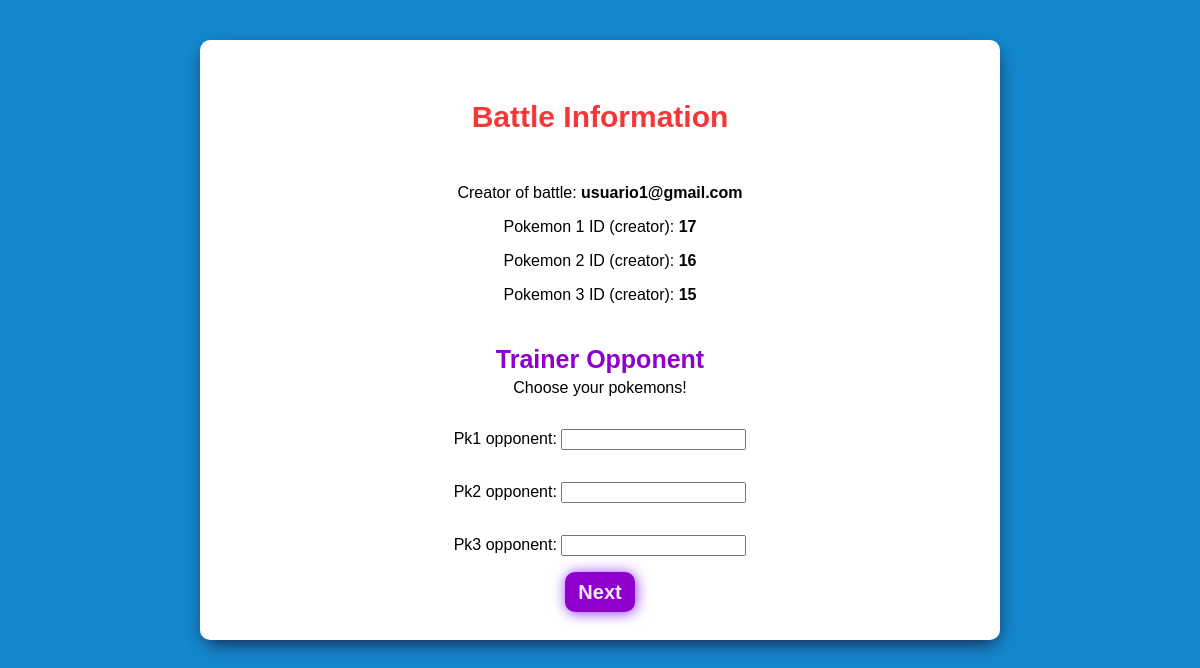
/player2/round, run on the app's committed database.
### battle/models.py (models this page shows, shortened)
class Battle(models.Model):
    id = models.AutoField(primary_key=True)
    creator = models.ForeignKey(settings.AUTH_USER_MODEL, on_delete=models.CASCADE, related_name='+',  null=True)
    opponent = models.ForeignKey(settings.AUTH_USER_MODEL, on_delete=models.CASCADE, related_name='+', null=True)
    pk1_creator = models.CharField(max_length=200, null=True)
    pk2_creator = models.CharField(max_length=200, null=True)
    pk3_creator = models.CharField(max_length=200,  null=True)
    pk1_opponent = models.CharField(max_length=200,  null=True)
    pk2_opponent = models.CharField(max_length=200,  null=True)
    pk3_opponent = models.CharField(max_length=200,  null=True)
    winner = models.CharField(max_length=200, null=True)

### users/models.py (models this page shows, shortened)
class User(AbstractBaseUser, PermissionsMixin, IndexedTimeStampedModel):
    email = models.EmailField(max_length=255, unique=True)
    is_staff = models.BooleanField(
        default=False, help_text=_("Designates whether the user can log into this admin " "site.")
    )
    is_active = models.BooleanField(
        default=True,
        help_text=_(
            "Designates whether this user should be treated as "
            "active. Unselect this instead of deleting accounts."
        ),
    )
    objects = UserManager()
    USERNAME_FIELD = "email"
    def __str__(self):
        return self.email

### battle/views.py (the view)
# urls.py: path('player2/round', views.round_new2, name='round_new2'),
def round_new2(request):
    battleInfo = Battle.objects.latest('id')
    if request.method == "POST":
        formRound2 = RoundForm2(request.POST, instance=battleInfo)
        if formRound2.is_valid():
            round_opponent = formRound2.save(commit=False)
            dataPK11 = get_pokemon_from_api(round_opponent.pk1_opponent)
            dataPK21 = get_pokemon_from_api(round_opponent.pk2_opponent)
            dataPK31 = get_pokemon_from_api(round_opponent.pk3_opponent)
            sumPK11 = sumValid(dataPK11)
            sumPK21 = sumValid(dataPK21)
            sumPK31 = sumValid(dataPK31)
            sumAll = sumPK11 + sumPK21 + sumPK31
            if (sumAll <= 600):
                pokemons = [round_opponent.pk1_opponent, round_opponent.pk2_opponent, round_opponent.pk3_opponent]
                result = battleRunning(53, pokemons)
                round_opponent.winner = result
                round_opponent.save()
                sendEmail()
                return redirect('home')
            if (sumAll > 600):
                message = "ERROR: The PKNs you selected sum more than 600 points, please choose again"
                return render(request, 'battle/round_new2.html', {'formRound2': formRound2, 'battle':battleInfo, 'message': message})
    else:
        formRound2 = RoundForm2()
    return render(request, 'battle/round_new2.html', {'formRound2': formRound2, 'battle':battleInfo})

### battle/forms.py
class RoundForm2(forms.ModelForm):
    class Meta:
        model = Battle
        fields = ('pk1_opponent', 'pk2_opponent', 'pk3_opponent')

### common/context_processors.py (called while the page is built)
def sentry_dsn(request):
    return {"SENTRY_DSN": settings.SENTRY_DSN}

def commit_sha(request):
    return {"COMMIT_SHA": settings.COMMIT_SHA}

### battle/templates/battle/round_new2.html (shortened to what this page needs)
{% load static %}
<!DOCTYPE html>
<html lang="en">
<head>
</head>
<body>
    <div class="container1" id="home">
        <div class="container2">
        <div class="teste">
            <div class="info">
                <h2 class="battle_info">Battle Information</h2>
                <p class='bla'> Creator of battle: <strong>{{battle.creator}}</strong></p>
                <p class='bla'>Pokemon 1 ID (creator): <strong>{{battle.pk1_creator}}</strong></p>
                <p class='bla'>Pokemon 2 ID (creator): <strong>{{battle.pk2_creator}}</strong></p>
                <p class='bla'>Pokemon 3 ID (creator): <strong>{{battle.pk3_creator}}</strong></p>
            </div>
            <p class="title_battle">Trainer Opponent</p>
            <p class="subtitle_battle">Choose your pokemons!</p>
            <form method="post" class="battle-form">{% csrf_token %}
                {{ formRound2.as_p }}
                <input type="submit" value="Next" class="button_next">
            </form>
        </div>
        </div>
    </div>
</body>
</html>

### battle/templates/battle/round_new2.html (style rules this page uses)
body { padding: 0px; background: #1488CC; font-family: Arial, Helvetica, sans-serif; }
.container1 { color: white; margin: 20px; padding: 20px; justify-content: center; align-items: center; display: flex; flex-direction: column; }
.container2 { width:800px; height:600px; background-color: white; border-radius: 10px; display: flex; flex-direction: column; box-shadow: 1px 7px 20px -6px #18092B; }
.button_next { width: 70px; height: 40px; font-size: 20px; margin: 0px auto; background-color: #8f00cc; border: 4px solid #8f00cc; border-radius: 10px; color: rgba(255, 255, 255, 0.925); font-weight: bolder; box-shadow: 1px 1px 14px 0px #8D36FF; transition: 0.2s; text-decoration:none; text-align: center; }
h2 { margin-top: -10px; margin-bottom: 50px; font-weight: lighter; }
.teste { width:400px; color: black; display: flex; flex-direction: column; justify-content: center; align-items: center; margin: 0 auto; margin-top: -130px; }
.title_battle { color: #8f00cc; font-size: 25px; padding: 0%; font-weight: bold; }
.subtitle_battle { color: black; margin-top: -20px; }
.battle-form { display: flex; flex-direction: column; }
.bla { margin-top: 0px; color: black; }
.battle_info { color:#f53737; font-size: 30px; font-weight: bold; }
.info { display:flex; flex-direction: column; justify-content: center; align-items: center; }

### data on the page
Battle: creator "usuario1@gmail.com", pk1_creator "17", pk2_creator "16", pk3_creator "15"
